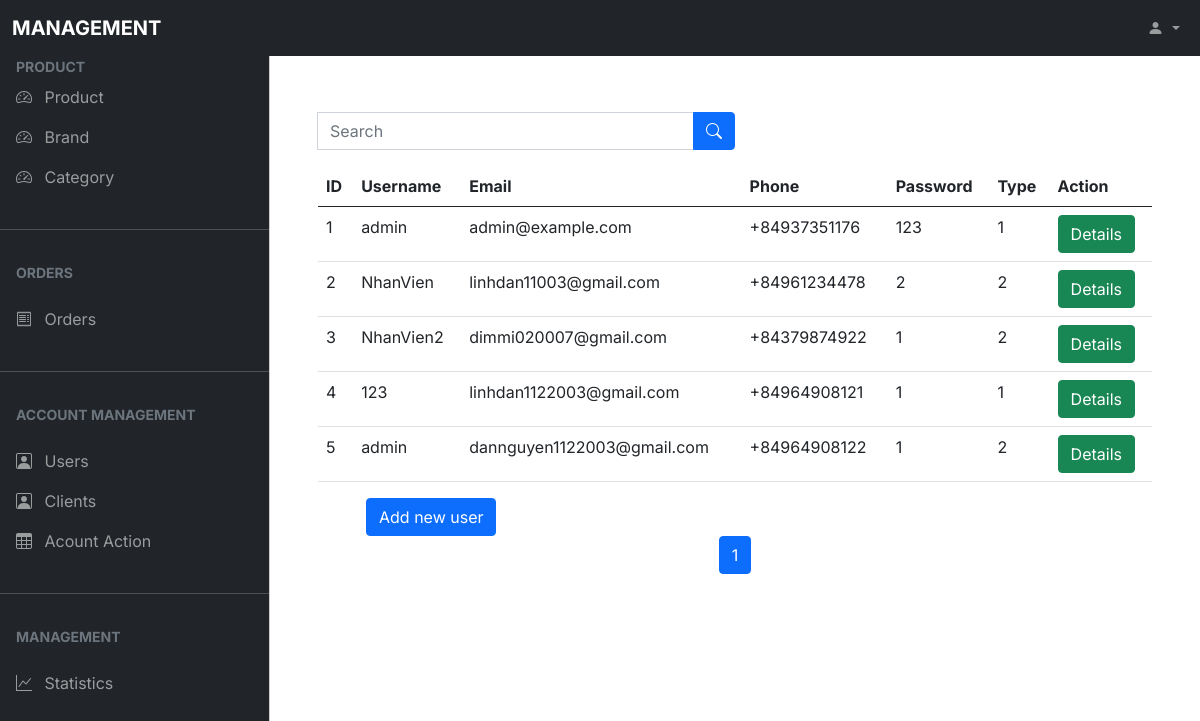
The app's page /web2-new--main/Admin.php?chon=users (signed in) with its own data.
### tables this page shows
CREATE TABLE `users` (
  `id` int(6) UNSIGNED NOT NULL,
  `username` varchar(30) NOT NULL,
  `fullname` varchar(50) NOT NULL,
  `birthday` date NOT NULL,
  `gender` varchar(10) NOT NULL,
  `email` varchar(50) NOT NULL,
  `phone` varchar(20) NOT NULL,
  `address` varchar(255) DEFAULT NULL,
  `password` varchar(50) NOT NULL,
  `user_type` int(11) DEFAULT NULL,
  `Status` varchar(10) DEFAULT NULL,
  `created_at` timestamp NOT NULL DEFAULT current_timestamp()
);

### web2-new--main/dbconnect.php (called while the page is built, shortened)
<?php
class dbconnect{
    function select($query,$conn){
        $result = mysqli_query($conn, $query);
        return $result;
    }
}
 ?>

### web2-new--main/Account/users_table.php (the view, shortened to what this page needs)
<!DOCTYPE html>
<html lang="en">
<head>
</head>
<body>
    <form class="input-group float-right w-50 my-3" action="" method="get">
        <input class="form-control w-50" name="s" type="search" placeholder="Search" aria-label="Search" value="<?php
                                                                                                                if (isset($_GET["s"]))
                                                                                                                    echo $_GET["s"];
                                                                                                                ?>" />
        <button class="btn btn-primary" type="submit">
            <i class="bi bi-search"></i>
        </button>
    </form>
    <?php
    include_once("./dbconnect.php");
    $dbcon = new dbconnect();
    $conn = $dbcon->connect();
    if (isset($_GET['page'])) {
        $page = intval($_GET['page']);
    } else {
        $page = 1;
    }
    $rows_per_page = 10;
    $start_row = ($page - 1) * $rows_per_page;
    if (isset($_GET["s"])) {
        $s = $_GET["s"];
        $URL = "https://$_SERVER[HTTP_HOST]$_SERVER[REQUEST_URI]";
        $query = "select * from users where ID LIKE '%$s%' OR Username LIKE '%$s%' OR Name LIKE '%$s%' OR Phone LIKE '%$s%' LIMIT $start_row, $rows_per_page";
    } else
        $query = "Select * from users LIMIT $start_row, $rows_per_page";
    $result = $dbcon->select($query, $conn);
    print <<<HERE
        <table class="table" id="users">
        <thead>
            <tr>
                <th>ID</th>
                <th>Username</th>
                <th>Email</th>
                <th>Phone</th>
                <th>Password</th>
                <th>Type</th>
                <th style='Display:none'>Created_at</th>
                <th>Action</th>
            </tr>
        </thead>
        HERE;
    while ($row = mysqli_fetch_assoc($result)) {
        print <<<HERE
                <tr>
                <td>$row[id]</td>
                <td>$row[username]</td>
                <td style='Display:none'>$row[fullname]</td>
                <td style='Display:none'>$row[birthday]</td>
                <td style='Display:none'>$row[gender]</td>
                <td>$row[email]</td>
                <td>$row[phone]</td>
                <td style='Display:none'>$row[address]</td>
                <td>$row[password]</td>
                <td>$row[user_type]</td>
                <td style='Display:none'>$row[created_at]</td>
                <td>
                    <button type="button" id="Accountbtn" onclick="User_Details('users')" class="btn btn-success" data-bs-toggle="modal" data-bs-target="#UpdateAccount">
                        Details
                    </button>
                </td>
                </tr>
            HERE;
    }
    ?>
    </table>
    <?php
    if ($user_group !== null && in_array('add', $permissions[$user_group]['users'])) {
        echo "<a href='http://localhost/QLBH_Web2_new-main%202/Web2/web2-new--main/Admin.php?chon=createUser' type='button' class='btn btn-primary mx-5'>
        Add new user
    </a>";
    } else {
    }
    ?>
    <?php
    $query = "SELECT COUNT(*) FROM users";
    $result = mysqli_query($conn, $query);
    $row = mysqli_fetch_row($result);
    $total_rows = $row[0];
    $total_pages = ceil($total_rows / $rows_per_page);
    echo '<div class="d-flex justify-content-center">';
    echo '<nav aria-label="Page navigation example">';
    echo '<ul class="pagination">';
    for ($i = 1; $i <= $total_pages; $i++) {
        if ($i == $page) {
            echo '<li class="page-item active"><a class="page-link" href="#">' . $i . '</a></li>';
        } else {
            $query = $_GET;
            $query['page'] = $i;
            $query_result = http_build_query($query);
            echo "<li class='page-item'><a class='page-link' href='$_SERVER[PHP_SELF]?$query_result'>$i</a></li>";
        }
    }
    echo '</ul>';
    echo '</nav>';
    echo '</div>';
    ?>
</body>
</html>

### records on screen
users: id "1", username "admin", email "admin@example.com", phone "+84937351176", password "123", user_type "1"
users: id "2", username "NhanVien", email "linhdan11003@gmail.com", phone "+84961234478", password "2", user_type "2"
users: id "3", username "NhanVien2", email "dimmi020007@gmail.com", phone "+84379874922", password "1", user_type "2"
users: id "4", username "123", email "linhdan1122003@gmail.com", phone "+84964908121", password "1", user_type "1"
users: id "5", username "admin", email "dannguyen1122003@gmail.com", phone "+84964908122", password "1", user_type "2"
